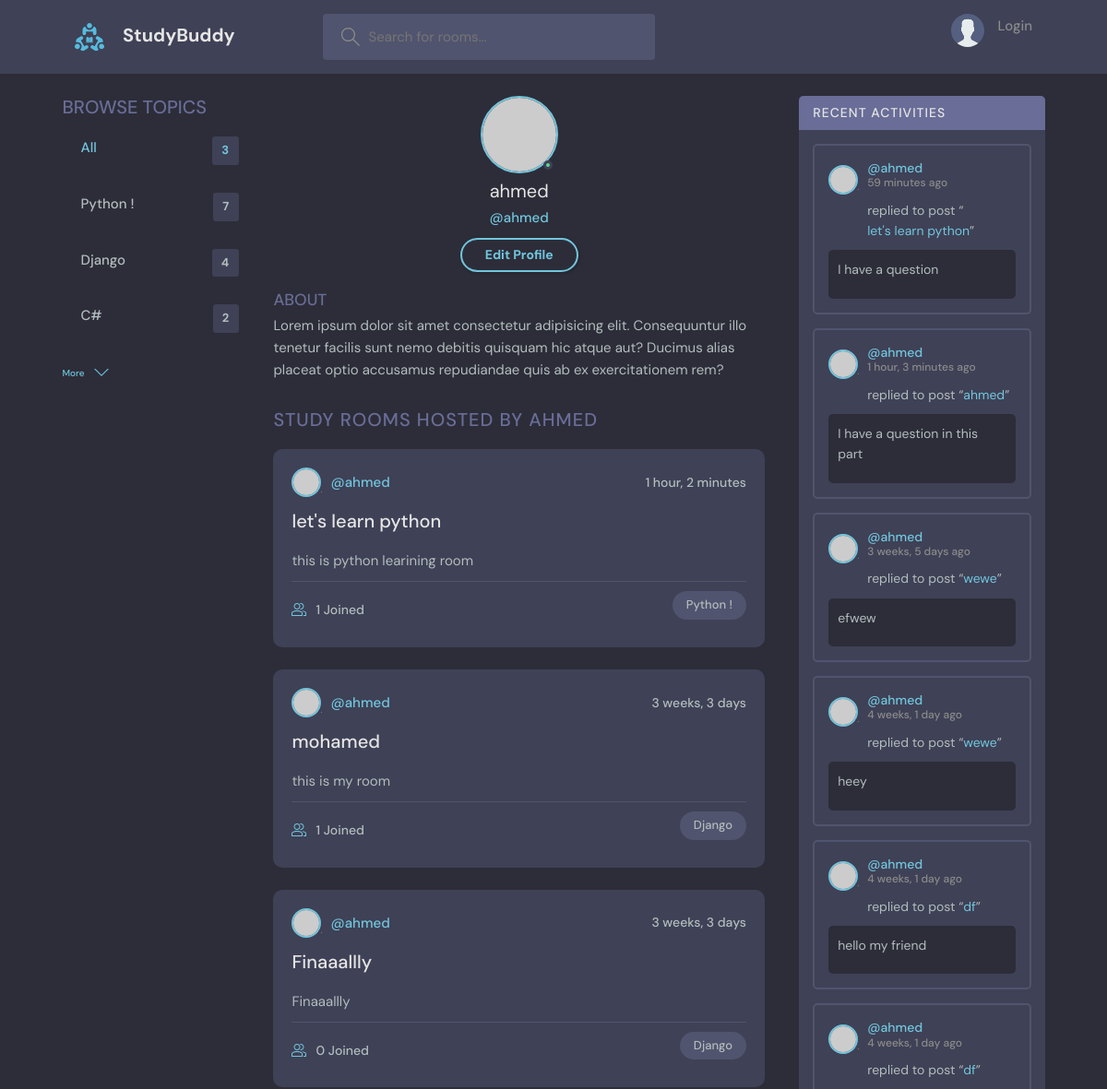
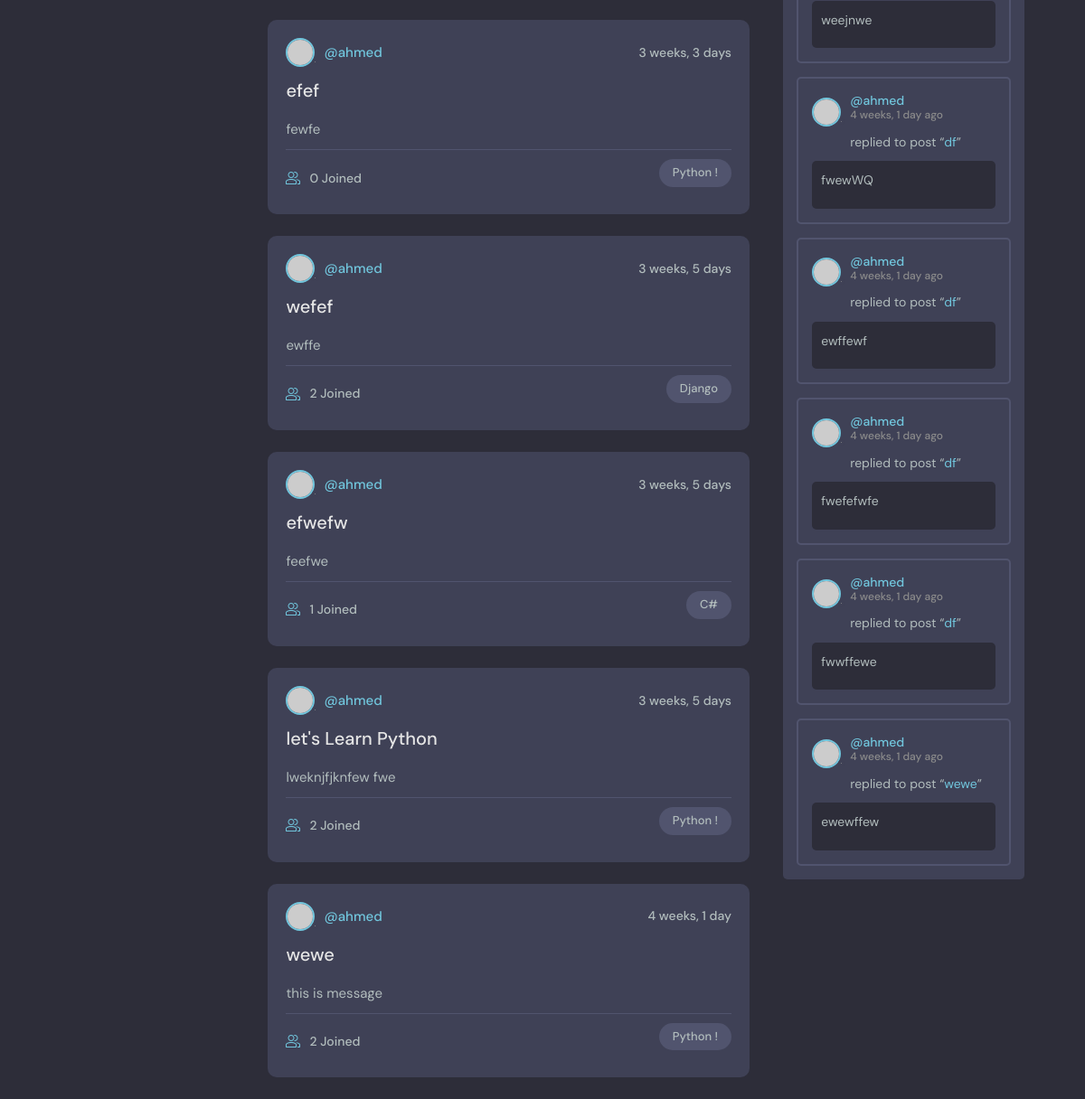
The app's page /profile/1 with its own data (2 pictures, top to bottom).
### base/models.py (models this page shows)
class Topic(models.Model):
    name = models.CharField(max_length = 200)
    def __str__(self):
        return self.name

class Room(models.Model):
    topic = models.ForeignKey(Topic, on_delete= models.SET_NULL, null=True )
    Host = models.ForeignKey(User, on_delete= models.SET_NULL, null=True)
    roomType = models.CharField(max_length = 50)
    participants = models.ManyToManyField(User ,related_name='participants', blank = True)
    description = models.TextField(null = True , blank=True)
    name = models.CharField(max_length = 200, null=True)
    updated = models.DateTimeField(auto_now=True)
    created = models.DateTimeField(auto_now_add=True)
    class Meta:
        ordering = ['-updated','-created']
    def __str__(self):
        return self.name

class message(models.Model):
    user = models.ForeignKey(User, on_delete=models.SET_NULL, null=True)
    room = models.ForeignKey(Room, on_delete= models.CASCADE)
    body = models.TextField()
    updated = models.DateTimeField(auto_now=True)
    created = models.DateTimeField(auto_now_add=True)
    class Meta:
        ordering = ['-updated','-created']
    def __str__(self):
        return self.body[0:50]

### base/views.py (the view)
# urls.py: path('profile/<str:pk>', views.profile , name ='profile'),
def profile(request,pk):
    currentuser = User.objects.get(id=pk)
    rooms = Room.objects.filter(Host__username = currentuser.username)
    topics = Topic.objects.all()
    q = request.GET.get('q') if request.GET.get('q') != None else '' #the Q method didn't take None as paramiter
    total_rooms = Room.objects.filter(Q(topic__name__icontains=q) | Q(name__icontains=q) |Q(description__icontains=q)|Q(Host__username__icontains=q))
    room_messaes = message.objects.filter(user__id=currentuser.id)
    room_count = rooms.count()
    context={'currentuser':currentuser, 'rooms':rooms , 'room_count':room_count,
        'rooms':rooms,
        'topics':topics,
        'room_messaes':room_messaes,
        'total_rooms':total_rooms
        }
    return render(request, 'base/profile.html',context )

### base/Templates/base/profile.html (shortened to what this page needs)
{%extends 'main.html'%}
{%block content%}
  <main class="profile-page layout layout--3">
    <div class="container">
      {%include 'base/topics.html'%}
      <div class="roomList">
        <div class="profile">
          <div class="profile__avatar">
            <div class="avatar avatar--large active">
              <img src="https://randomuser.me/api/portraits/men/11.jpg" />
            </div>
          </div>
          <div class="profile__info">
            <h3>{{currentuser}}</h3>
            <p>@{{currentuser}}</p>
            <a href="edit-user.html" class="btn btn--main btn--pill">Edit Profile</a>
          </div>
          <div class="profile__about">
            <h3>About</h3>
            <p>
              Lorem ipsum dolor sit amet consectetur adipisicing elit. Consequuntur illo tenetur
              facilis sunt nemo debitis quisquam hic atque aut? Ducimus alias placeat optio
              accusamus repudiandae quis ab ex exercitationem rem?
            </p>
          </div>
        </div>
        <div class="roomList__header">
          <div>
            <h2>Study Rooms Hosted by {{currentuser}}</a>
            </h2>
          </div>
        </div>
{%include 'base/body.html'%}
      </div>
{%include 'base/activitys.html'%}
    </div>
  </main>
{%endblock%}

### Templates/main.html (shortened to what this page needs)
<!DOCTYPE html>
<html lang="en">
  {%load static%}
    {% include 'head.html'%}
    {%include 'nav.html'%}
<body>
    {% block content %}
    {%endblock%}
</body>
</html>

### Templates/head.html (shortened to what this page needs)
<!doctype html>
<html lang="en">
  <head>
    {%load static%}
    <head>
    </head>
    <link href="https://cdn.jsdelivr.net/npm/bootstrap@5.0.2/dist/css/bootstrap.min.css" rel="stylesheet">
    <link rel="stylesheet"  href="{% static 'style/style.css'%}">
  </head>

### Templates/nav.html (shortened to what this page needs)
{%load static%}
  <header class="header header--loggedIn">
    <div class="container">
      <a href="/" class="header__logo">
        <img src="{%static 'images/logo.svg'%}" />
        <h1>StudyBuddy</h1>
      </a>
      <form class="header__search" method="GET" action="{%url 'home'%}">
        <label>
          <input  name="q"  placeholder="Search for rooms..." >
        </label>
      </form>
      <nav class="header__menu">
        {% if request.user.is_authenticated%}
        <div class="header__user">
          <a href="{% url 'profile' request.user.id %}">
            <div class="avatar avatar--medium active">
              <img src="https://randomuser.me/api/portraits/men/37.jpg" />
            </div>
            <p>{{user.username}} <span>@{{user.username}}</span></p>
          </a>
          <button class="dropdown-button">
            <svg version="1.1" xmlns="http://www.w3.org/2000/svg" width="32" height="32" viewBox="0 0 32 32">
              <title>chevron-down</title>
              <path d="M16 21l-13-13h-3l16 16 16-16h-3l-13 13z"></path>
            </svg>
          </button>
        </div>
        {%else%}
        <a href="{% url 'login'%}">
          <img src="{% static 'images/avatar.svg'%}" />
          <p>Login</p>
        </a>
        {%endif%}
      </nav>
    </div>
  </header>

### base/Templates/base/topics.html
 <div class="topics">
    <div class="topics__header">
      <h2>Browse Topics</h2>
    </div>
    <ul class="topics__list">
      <li>
        <a href="{%url 'home'%}" class="active">All <span>{{topics.count}}</span></a>
      </li>
    </ul>
    {% for topic in topics %}
    <ul class="topics__list">
      <li>
        <a href="{%url 'home'%}?q={{topic.name}}">{{topic}} <span>{{topic.room_set.all.count}}</span></a>
      </li>
    </ul>
    {%endfor%}
    <a class="btn btn--link" href="topics.html">
      More
      <svg version="1.1" xmlns="http://www.w3.org/2000/svg" width="32" height="32" viewBox="0 0 32 32">
        <title>chevron-down</title>
        <path d="M16 21l-13-13h-3l16 16 16-16h-3l-13 13z"></path>
      </svg>
    </a>
  </div>

### base/Templates/base/body.html (shortened to what this page needs)
            {% for Room in rooms %}
            <div class="roomListRoom">
              <div class="roomListRoom__header">
                <a href="/" class="roomListRoom__author">
                  <div class="avatar avatar--small">
                    <img src="https://randomuser.me/api/portraits/women/11.jpg" />
                  </div>
                  <span>@{{Room.Host}}</span>
                </a>
                <div class="roomListRoom__actions">
                  <span>{{Room.created|timesince}}</span>
                </div>
              </div>
              <div class="roomListRoom__content">
                <a href="{%url 'room' Room.id%}">{{Room.name}}</a>
                <p>
                  {{Room.description}}
                </p>
              </div>
              <div class="roomListRoom__meta">
                <a href="{%url 'room' Room.id%}" class="roomListRoom__joined">
                  {{Room.participants.count}} Joined
                </a>
                <p class="roomListRoom__topic">{{Room.topic}}</p>
              </div>
            </div>
            {%endfor%}

### base/Templates/base/activitys.html (shortened to what this page needs)
        <div class="activities">
          <div class="activities__header">
            <h2>Recent Activities</h2>
          </div>
          {%for message in room_messaes%}
          <div class="activities__box">
            <div class="activities__boxHeader roomListRoom__header">
              <a href="{% url 'profile' message.user.id %}" class="roomListRoom__author">
                <div class="avatar avatar--small">
                  <img src="https://randomuser.me/api/portraits/women/11.jpg" />
                </div>
                <p>
                    @{{message.user}}
                  <span>{{message.created|timesince}} ago</span>
                </p>
              </a>
            </div>
            <div class="activities__boxContent">
              <p>replied to post “<a href="{%url 'room' message.room.id%}">{{message.room}}</a>”</p>
              <div class="activities__boxRoomContent">
                <p>{{message}}</p>
              </div>
            </div>
          </div>
          {%endfor%}
        </div>

### records on screen
Topic: name "Python !", room_set.all.count "7"
Topic: name "Django", room_set.all.count "4"
Topic: name "C#", room_set.all.count "2"
Room: Host "ahmed", created "1 hour, 2 minutes", name "let's learn python", description "this is python learining room", participants.count "1", topic "Python !"
Room: Host "ahmed", created "3 weeks, 3 days", name "mohamed", description "this is my room", participants.count "1", topic "Django"
Room: Host "ahmed", created "3 weeks, 3 days", name "Finaaallly", description "Finaaallly", participants.count "0", topic "Django"
Room: Host "ahmed", created "3 weeks, 3 days", name "efef", description "fewfe", participants.count "0", topic "Python !"
Room: Host "ahmed", created "3 weeks, 5 days", name "wefef", description "ewffe", participants.count "2", topic "Django"
Room: Host "ahmed", created "3 weeks, 5 days", name "efwefw", description "feefwe", participants.count "1", topic "C#"
Room: Host "ahmed", created "3 weeks, 5 days", name "let's Learn Python", description "lweknjfjknfew fwe", participants.count "2", topic "Python !"
Room: Host "ahmed", created "4 weeks, 1 day", name "wewe", description "this is message", participants.count "2", topic "Python !"
message: user "ahmed", created "59 minutes", room "let's learn python", body "I have a question"
message: user "ahmed", created "1 hour, 3 minutes", room "ahmed", body "I have a question in this part"
message: user "ahmed", created "3 weeks, 5 days", room "wewe", body "efwew"
message: user "ahmed", created "4 weeks, 1 day", room "wewe", body "heey"
message: user "ahmed", created "4 weeks, 1 day", room "df", body "hello my friend"
message: user "ahmed", created "4 weeks, 1 day", room "df", body "weejnwe"
message: user "ahmed", created "4 weeks, 1 day", room "df", body "fwewWQ"
message: user "ahmed", created "4 weeks, 1 day", room "df", body "ewffewf"
message: user "ahmed", created "4 weeks, 1 day", room "df", body "fwefefwfe"
message: user "ahmed", created "4 weeks, 1 day", room "df", body "fwwffewe"
message: user "ahmed", created "4 weeks, 1 day", room "wewe", body "ewewffew"

### other values on screen
{{ topics.count }} "3"
{{ currentuser }} "ahmed"
{{ currentuser }} "AHMED"
